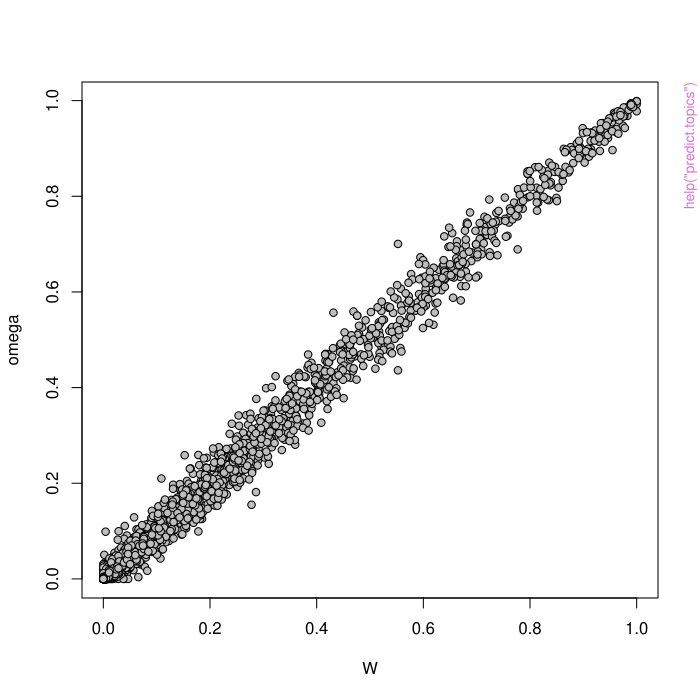

Write R code to recreate this figure.
pkgname <- "maptpx"
source(file.path(R.home("share"), "R", "examples-header.R"))
options(warn = 1)
base::assign(".ExTimings", "maptpx-Ex.timings", pos = 'CheckExEnv')
base::cat("name\tuser\tsystem\telapsed\n", file=base::get(".ExTimings", pos = 'CheckExEnv'))
base::assign(".format_ptime",
function(x) {
  if(!is.na(x[4L])) x[1L] <- x[1L] + x[4L]
  if(!is.na(x[5L])) x[2L] <- x[2L] + x[5L]
  options(OutDec = '.')
  format(x[1L:3L], digits = 7L)
},
pos = 'CheckExEnv')

### * </HEADER>
library('maptpx')

base::assign(".oldSearch", base::search(), pos = 'CheckExEnv')
cleanEx()
nameEx("counts")
### * counts

flush(stderr()); flush(stdout())

base::assign(".ptime", proc.time(), pos = "CheckExEnv")
### Name: counts
### Title: Utilities for count matrices
### Aliases: stm_tfidf normalizetpx

### ** Examples

normalizetpx( matrix(1:9, ncol=3) )
normalizetpx( matrix(1:9, ncol=3), byrow=FALSE )

(x <- matrix(rbinom(15,size=2,prob=.25),ncol=3))
stm_tfidf(x)



base::assign(".dptime", (proc.time() - get(".ptime", pos = "CheckExEnv")), pos = "CheckExEnv")
base::cat("counts", base::get(".format_ptime", pos = 'CheckExEnv')(get(".dptime", pos = "CheckExEnv")), "\n", file=base::get(".ExTimings", pos = 'CheckExEnv'), append=TRUE, sep="\t")
cleanEx()
nameEx("predict.topics")
### * predict.topics

flush(stderr()); flush(stdout())

base::assign(".ptime", proc.time(), pos = "CheckExEnv")
### Name: predict.topics
### Title: topic predict
### Aliases: predict.topics

### ** Examples


## Simulate some data
omega <- t(rdir(500, rep(1/10,10)))
theta <- rdir(10, rep(1/1000,1000))
Q <- omega%*%t(theta)
counts <- matrix(ncol=1000, nrow=500)
totals <- rpois(500, 200)
for(i in 1:500){ counts[i,] <- rmultinom(1, size=totals[i], prob=Q[i,]) }

## predict omega given theta
W <- predict.topics( theta, counts )
plot(W, omega, pch=21, bg=8)




base::assign(".dptime", (proc.time() - get(".ptime", pos = "CheckExEnv")), pos = "CheckExEnv")
base::cat("predict.topics", base::get(".format_ptime", pos = 'CheckExEnv')(get(".dptime", pos = "CheckExEnv")), "\n", file=base::get(".ExTimings", pos = 'CheckExEnv'), append=TRUE, sep="\t")
cleanEx()
nameEx("rdir")
### * rdir

flush(stderr()); flush(stdout())

base::assign(".ptime", proc.time(), pos = "CheckExEnv")
### Name: rdir
### Title: Dirichlet RNG
### Aliases: rdir

### ** Examples

rdir(3,rep(1,6))
 


base::assign(".dptime", (proc.time() - get(".ptime", pos = "CheckExEnv")), pos = "CheckExEnv")
base::cat("rdir", base::get(".format_ptime", pos = 'CheckExEnv')(get(".dptime", pos = "CheckExEnv")), "\n", file=base::get(".ExTimings", pos = 'CheckExEnv'), append=TRUE, sep="\t")
cleanEx()
nameEx("topics")
### * topics

flush(stderr()); flush(stdout())

base::assign(".ptime", proc.time(), pos = "CheckExEnv")
### Name: topics
### Title: Estimation for Topic Models
### Aliases: topics

### ** Examples

## see also http://faculty.chicagobooth.edu/matt.taddy/teaching/we8there.R

## Simulation Parameters
K <- 10
n <- 100
p <- 100
omega <- t(rdir(n, rep(1/K,K)))
theta <- rdir(K, rep(1/p,p))

## Simulated counts
Q <- omega%*%t(theta)
counts <- matrix(ncol=p, nrow=n)
totals <- rpois(n, 100)
for(i in 1:n){ counts[i,] <- rmultinom(1, size=totals[i], prob=Q[i,]) }

## Bayes Factor model selection (should choose K or nearby)
summary(simselect <- topics(counts, K=K+c(-5:5)), nwrd=0)

## MAP fit for given K
summary( simfit <- topics(counts,  K=K, verb=2), n=0 )

## Adjust for label switching and plot the fit (color by topic)
toplab <- rep(0,K)
for(k in 1:K){ toplab[k] <- which.min(colSums(abs(simfit$theta-theta[,k]))) }
par(mfrow=c(1,2))
tpxcols <- matrix(rainbow(K), ncol=ncol(theta), byrow=TRUE)
plot(theta,simfit$theta[,toplab], ylab="fitted values", pch=21, bg=tpxcols)
plot(omega,simfit$omega[,toplab], ylab="fitted values", pch=21, bg=tpxcols)
title("True vs Fitted Values (color by topic)", outer=TRUE, line=-2)

## The S3 method plot functions
par(mfrow=c(1,2))
plot(simfit, lgd.K=2)
plot(simfit, type="resid")




base::assign(".dptime", (proc.time() - get(".ptime", pos = "CheckExEnv")), pos = "CheckExEnv")
base::cat("topics", base::get(".format_ptime", pos = 'CheckExEnv')(get(".dptime", pos = "CheckExEnv")), "\n", file=base::get(".ExTimings", pos = 'CheckExEnv'), append=TRUE, sep="\t")
graphics::par(get("par.postscript", pos = 'CheckExEnv'))
### * <FOOTER>
###
options(digits = 7L)
base::cat("Time elapsed: ", proc.time() - base::get("ptime", pos = 'CheckExEnv'),"\n")
grDevices::dev.off()
###
### Local variables: ***
### mode: outline-minor ***
### outline-regexp: "\\(> \\)?### [*]+" ***
### End: ***
quit('no')
